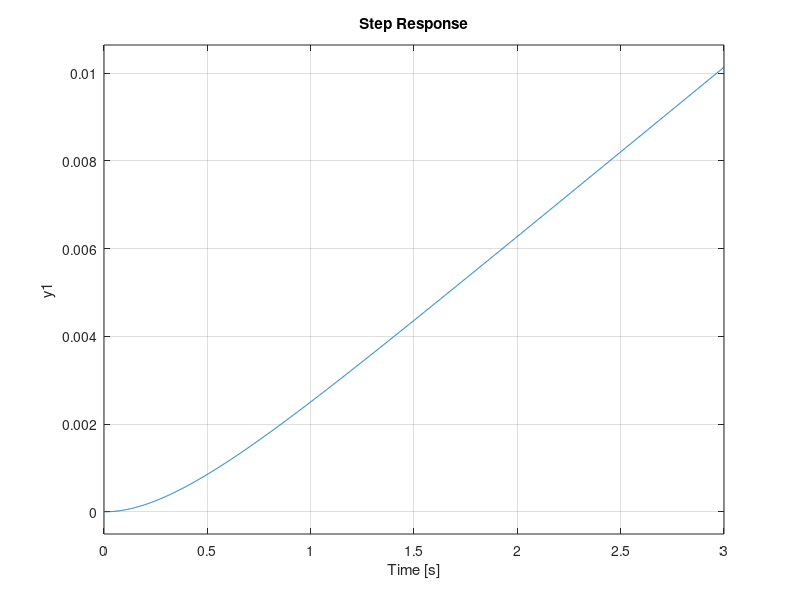

MATLAB code for this plot: (Note: this script raises an error after producing the figure.)
close all; clear; clc;
Jm=0.04;
Jl=0.5;
bm=0.1;
bl=0;
K=0.25;
R=8;
L=0.05;
n=1/75;
Jo=Jm+(n^2)*Jl;
bo=bm+(n^2)*bl;
num=[K*n];
numv=[K*n 0]
den=[L*Jo,L*bo+R*Jo,R*bo+K^2,0];
G=tf(num,den)
step(G)
[y,t]=step(G);
stepinfo(G)